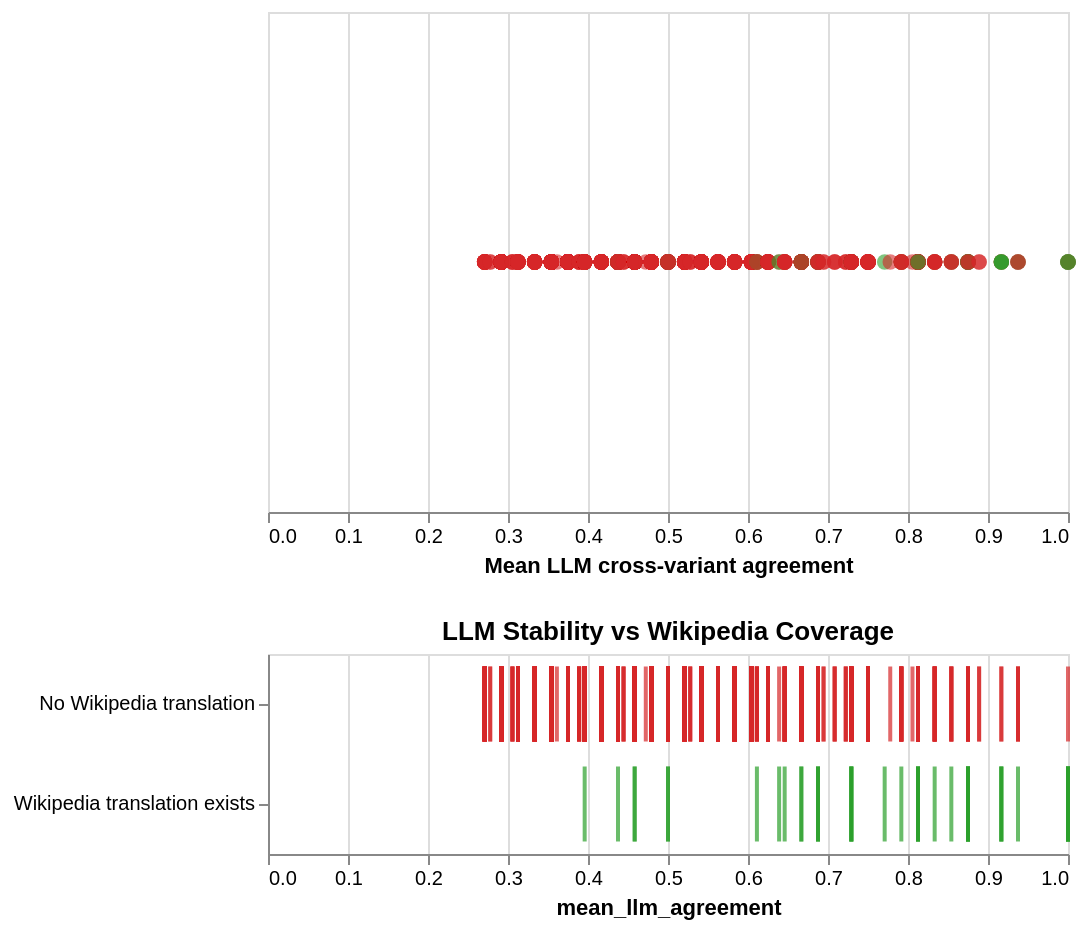

The cell this chart's notebook holds for it:
### Markdown cell above
## 3.7 Agreement Rate vs. Wikipedia Coverage

Languages with Wikipedia DH translations should show higher LLM stability — the model has community-grounded text to draw on. This chart tests that hypothesis.

### Code cell
wiki_df = detail_df[detail_df['service'] == 'Wikipedia'][['language_code', 'term_source', 'best_candidate']].copy()
wiki_df['has_wikipedia'] = wiki_df['best_candidate'].notna() & (wiki_df['best_candidate'].astype(str).str.strip() != 'nan')

lang_wiki = lang_stability.merge(
    wiki_df[['language_code', 'has_wikipedia']],
    on='language_code', how='left'
)
lang_wiki['has_wikipedia'] = lang_wiki['has_wikipedia'].fillna(False)
lang_wiki['wikipedia_label'] = lang_wiki['has_wikipedia'].map({True: 'Wikipedia translation exists', False: 'No Wikipedia translation'})

base = alt.Chart(lang_wiki)

scatter = base.mark_circle(opacity=0.6, size=60).encode(
    x=alt.X('mean_llm_agreement:Q', scale=alt.Scale(domain=[0, 1]),
            title='Mean LLM cross-variant agreement'),
    color=alt.Color('wikipedia_label:N',
        scale=alt.Scale(
            domain=['Wikipedia translation exists', 'No Wikipedia translation'],
            range=['#2ca02c', '#d62728']
        ), title=None),
    tooltip=['language_name:N', 'language_family:N',
             alt.Tooltip('mean_llm_agreement:Q', format='.2f'), 'wikipedia_label:N']
).properties(width=400, height=250)

strip = base.mark_tick(thickness=2, bandSize=12).encode(
    x=alt.X('mean_llm_agreement:Q', scale=alt.Scale(domain=[0, 1])),
    y=alt.Y('wikipedia_label:N', title=None),
    color=alt.Color('wikipedia_label:N',
        scale=alt.Scale(
            domain=['Wikipedia translation exists', 'No Wikipedia translation'],
            range=['#2ca02c', '#d62728']
        ), legend=None),
    tooltip=['language_name:N', alt.Tooltip('mean_llm_agreement:Q', format='.2f')]
).properties(width=400, height=100,
             title='LLM Stability vs Wikipedia Coverage')

# Summary stats
print(lang_wiki.groupby('wikipedia_label')['mean_llm_agreement'].agg(['mean','median','count']).round(3))

alt.vconcat(scatter, strip).resolve_scale(color='shared')

### Figure 1 — Vega specification as saved in the notebook (floating-point values rounded to 4 significant figures; data arrays with more than 128 entries replaced by an {"elided": "..."} marker saying what was removed)
{"$schema": "https://vega.github.io/schema/vega/v6.json", "data": [{"name": "source_0"}, {"name": "data_0", "values": {"elided": "857 records"}}, {"name": "data_1", "values": {"elided": "857 records"}}, {"name": "data_1_concat_1_y_domain_wikipedia_label", "values": [{"wikipedia_label": "No Wikipedia translation"}, {"wikipedia_label": "Wikipedia translation exists"}]}], "signals": [{"name": "concat_0_height", "value": 250}, {"name": "concat_1_height", "value": 100}], "marks": [{"type": "group", "name": "concat_0_group", "encode": {"update": {"width": {"signal": "width"}, "height": {"signal": "concat_0_height"}}}, "signals": [{"name": "height", "update": "concat_0_height"}], "marks": [{"type": "symbol", "name": "concat_0_marks", "from": {"data": "data_0"}, "encode": {"update": {"shape": {"value": "circle"}, "tooltip": {"signal": "{\"language_name\": isValid(datum[\"language_name\"]) ? datum[\"language_name\"] : \"\"+datum[\"language_name\"], \"language_family\": isValid(datum[\"language_family\"]) ? datum[\"language_family\"] : \"\"+datum[\"language_family\"], \"mean_llm_agreement\": format(datum[\"mean_llm_agreement\"], \".2f\"), \"wikipedia_label\": isValid(datum[\"wikipedia_label\"]) ? datum[\"wikipedia_label\"] : \"\"+datum[\"wikipedia_label\"]}"}, "opacity": {"value": 0.6}, "y": {"signal": "concat_0_height", "mult": 0.5}, "fill": {"field": "wikipedia_label", "scale": "color"}, "x": {"field": "mean_llm_agreement", "scale": "concat_0_x"}, "size": {"value": 60}}}, "style": ["circle"]}], "axes": [{"scale": "concat_0_x", "domain": false, "aria": false, "orient": "bottom", "minExtent": 0, "tickCount": {"signal": "ceil(width/40)"}, "zindex": 0, "labels": false, "ticks": false, "maxExtent": 0, "grid": true}, {"scale": "concat_0_x", "orient": "bottom", "labelFlush": true, "title": "Mean LLM cross-variant agreement", "labelOverlap": true, "tickCount": {"signal": "ceil(width/40)"}, "zindex": 0, "grid": false}], "style": "cell"}, {"type": "group", "name": "concat_1_group", "encode": {"update": {"width": {"signal": "width"}, "height": {"signal": "concat_1_height"}}}, "marks": [{"type": "rect", "name": "concat_1_marks", "from": {"data": "data_1"}, "encode": {"update": {"tooltip": {"signal": "{\"language_name\": isValid(datum[\"language_name\"]) ? datum[\"language_name\"] : \"\"+datum[\"language_name\"], \"mean_llm_agreement\": format(datum[\"mean_llm_agreement\"], \".2f\")}"}, "xc": {"field": "mean_llm_agreement", "scale": "concat_1_x"}, "fill": {"field": "wikipedia_label", "scale": "color"}, "width": {"value": 2}, "height": {"signal": "max(0.25, bandwidth('concat_1_y'))"}, "y": {"field": "wikipedia_label", "scale": "concat_1_y"}, "opacity": {"value": 0.7}}}, "style": ["tick"]}], "axes": [{"scale": "concat_1_x", "domain": false, "grid": true, "labels": false, "tickCount": {"signal": "ceil(width/40)"}, "zindex": 0, "aria": false, "maxExtent": 0, "ticks": false, "orient": "bottom", "minExtent": 0, "gridScale": "concat_1_y"}, {"scale": "concat_1_x", "labelFlush": true, "labelOverlap": true, "tickCount": {"signal": "ceil(width/40)"}, "zindex": 0, "orient": "bottom", "grid": false, "title": "mean_llm_agreement"}, {"scale": "concat_1_y", "zindex": 0, "orient": "left", "grid": false}], "title": {"text": "LLM Stability vs Wikipedia Coverage", "frame": "group"}, "style": "cell"}], "scales": [{"name": "color", "type": "ordinal", "domain": ["Wikipedia translation exists", "No Wikipedia translation"], "range": ["#2ca02c", "#d62728"]}, {"name": "concat_0_x", "type": "linear", "domain": [0, 1], "range": [0, {"signal": "width"}], "zero": true}, {"name": "concat_1_x", "type": "linear", "domain": [0, 1], "range": [0, {"signal": "width"}], "zero": true}, {"name": "concat_1_y", "type": "band", "domain": {"data": "data_1_concat_1_y_domain_wikipedia_label", "field": "wikipedia_label", "sort": true}, "range": [0, {"signal": "concat_1_height"}], "paddingInner": 0.25, "paddingOuter": 0.125}], "background": "white", "layout": {"padding": 20, "columns": 1, "bounds": "full", "align": "each"}, "padding": 5, "width": 400}
